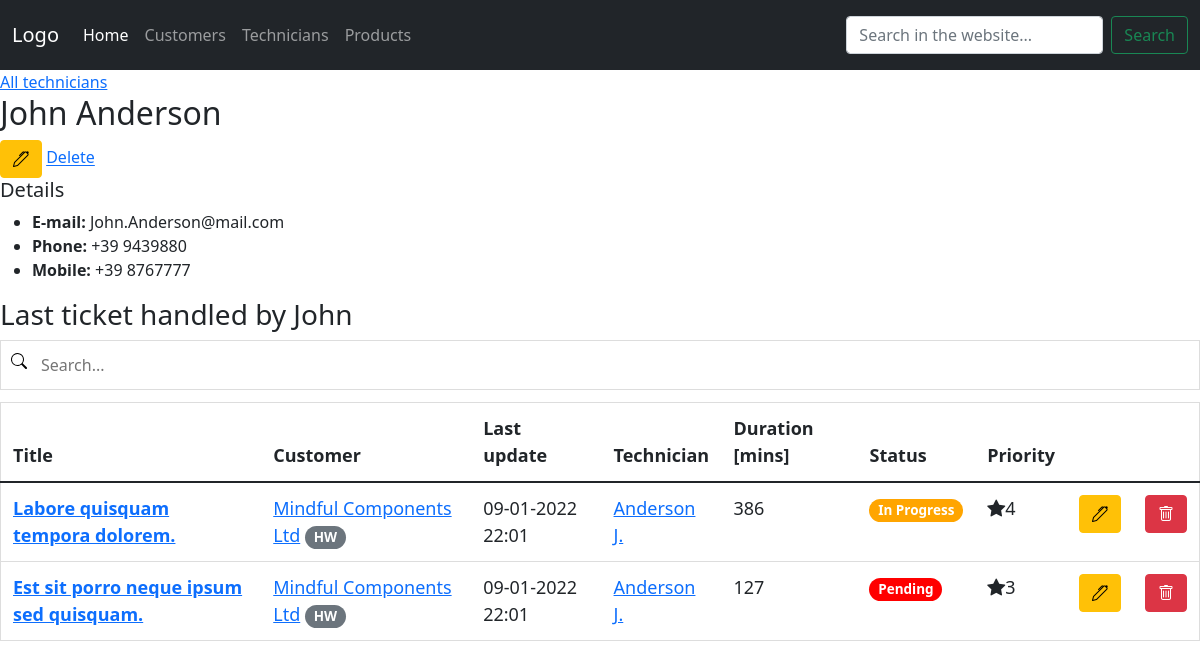
The app's page /technician/284 with its own data.
### hotline/models.py (models this page shows)
class technician(models.Model):
    first_name = models.CharField(max_length=50)
    last_name = models.CharField(max_length=50)
    office_phone = models.CharField(max_length=15, null=True, blank=True)
    mobile_phone = models.CharField(max_length=15, null=True, blank=True)
    email = models.CharField(max_length=100, null=True, blank=True)
    department_id = ForeignKey('department', on_delete=models.PROTECT)
    def __str__(self):
        return self.last_name + ' ' + self.first_name[0] + '.'

class ticket(models.Model):
    PRIORITY_LEVELS = [
        ('1','low'),
        ('2','medium'),
        ('3','high'),
        ('4','urgent')
    ]
    customer_id = models.ForeignKey('customer', on_delete=models.PROTECT)
    technician_id = models.ForeignKey('technician', on_delete=models.PROTECT)
    products = models.ManyToManyField('product', blank=True)
    title = models.CharField(max_length=255, blank=True)
    updated_at = models.DateTimeField(auto_now=True)
    notes = models.TextField(blank=True)
    duration = models.IntegerField()
    status_id = models.ForeignKey('status', default='1', on_delete=models.PROTECT)
    priority = models.CharField(max_length=10, default='low', choices=PRIORITY_LEVELS, null=True, blank=True)
    created_at = models.DateTimeField(auto_now_add=True)
    order_number = models.IntegerField(null=True, blank=True)
    def __str__(self):
        return self.title.upper() + ' for ' + self.customer_id.name.upper() + ' by ' + self.technician_id.last_name.upper()

class customer(models.Model):
    name = models.CharField(max_length=255)
    reference = models.CharField(max_length=255)
    reference_phone = models.CharField(max_length=50, null=True, blank=True)
    reference_email = models.CharField(max_length=50, null=True, blank=True)
    address = models.CharField(max_length=255, null=True, blank=True)
    phone = models.CharField(max_length=255, null=True, blank=True)
    sw_contract = BooleanField(default=False)
    hw_contract = BooleanField(default=False)
    def __str__(self):
        return self.name

class status(models.Model):
    STATUS_COLORS = [     # Values from pill badges in Bootstrap
        ('red','red'),
        ('orange','orange'),
        ('green','green'),
        ('grey','grey')
    ]
    name = models.CharField(max_length=50, default='pending')
    color = models.CharField(max_length=50, default='red', choices=STATUS_COLORS)
    def __str__(self):
        return self.name

### hotline/views.py (the view)
# urls.py: path('technician/<str:pk>', views.technician_detail, name="technician_detail"),
def technician_detail(request, pk):
    my_technician = technician.objects.get(id=pk)
    tickets = all_tickets.filter(technician_id=pk).order_by('-updated_at')
    context = {
        'my_technician': my_technician,
        'tickets': tickets
    }
    return render(request, 'hotline/technician_detail.html', context)

### hotline/templates/hotline/technician_detail.html
{% extends 'hotline/home.html' %}
{% block content %}
<a href="{% url 'technician_list' %}">All technicians</a>
<h2>{{ my_technician.first_name }} {{ my_technician.last_name }}</h2>
<a href="{% url 'update_technician' my_technician.id %}"><span class="btn btn-warning"><i class="bi bi-pen"></i></span></a> <a href="#">Delete</a>
<h5>Details</h5>
<ul>
    <li><b>E-mail:</b> {{ my_technician.email }}</li>
    <li><b>Phone:</b> {{ my_technician.office_phone }}</li>
    <li><b>Mobile:</b> {{ my_technician.mobile_phone }}</li>
</ul>
<h3>Last ticket handled by {{ my_technician.first_name }}</h3>
{% include 'hotline/ticket_table.html' %}
{% endblock %}

### hotline/templates/hotline/ticket_table.html (shortened to what this page needs)
<div class="ticket-table table-responsive">
    <input type="text" id="SearchInput" onkeyup="filterTable()" placeholder="Search..." title="Type in a name">
    <table id="searchableTable" class="table table-hover">
        <thead class="thead dark">
            <tr>
                <th scope="col">Title</th>
                <th scope="col">Customer</th>
                <th scope="col">Last update</th>
                <th scope="col">Technician</th>
                <th scope="col">Duration [mins]</th>
                <th scope="col">Status</th>
                <th scope="col">Priority</th>
                <th scope="col">
                </th>
                <th scope="col">
                </th>
            </tr>
        </thead>
        <tbody>
            {% if tickets %}
            {% for ticket in tickets %}
            <tr>
                <td><a href="{% url 'ticket_detail' ticket.id %}"><b>{{ticket.title}}</b></a></td>
                <td><a href="{% url 'customer_detail' ticket.customer_id.id %}">{{ticket.customer_id}}</a>
                    {% if ticket.customer_id.hw_contract == True %}
                    <span class="badge rounded-pill bg-secondary" data-bs-toogle="tooltip" data-bs-placement="top"
                        title="HARDWARE maintenance contract for {{current_year}}">HW</span>
                    {% endif %}
                </td>
                <td>{{ticket.updated_at|date:"d-m-Y H:m"}}</td>
                <td><a href="{% url 'technician_detail' ticket.technician_id.id %}">
                        {{ticket.technician_id}}</a></td>
                <td>{{ticket.duration}}</td>
                <td><span class="badge rounded-pill"
                        style="background-color: {{ ticket.status_id.color }} !important;">{{ticket.status_id}}</span>
                </td>
                <td>
                    <span class="bi bi-star-fill">{{ ticket.priority }}</span>
                </td>
                <td><a href="{% url 'update_ticket' ticket.id %}"><span class="btn btn-warning"><i
                                class="bi bi-pen"></i></span></a></td>
                <td><span class="btn btn-danger" data-bs-toggle="modal" data-bs-target="#deleteModal"><i
                            class="bi bi-trash"></i></span></td>
            </tr>
            {% endfor %}
            {% else %}
            <tr style="color: grey;">No tickets</tr>
            {% endif %}
        </tbody>
    </table>
</div>

### static/css/style.css (style rules this page uses)
#SearchInput { background-image: url('../images/search.svg'); background-position: 10px 12px; background-repeat: no-repeat; width: 100%; font-size: 16px; padding: 12px 20px 12px 40px; border: 1px solid #ddd; margin-bottom: 12px; }
#searchableTable { border-collapse: collapse; width: 100%; border: 1px solid #ddd; font-size: 18px; }
#searchableTable th, #searchableTable td { text-align: left; padding: 12px; }
#searchableTable tr { border-bottom: 1px solid #ddd; }

### records on screen
technician: first_name "John", last_name "Anderson", email "John.Anderson@mail.com", office_phone "+39 9439880", mobile_phone "+39 8767777"
ticket: title "Labore quisquam tempora dolorem.", customer_id "Mindful Components Ltd", updated_at "09-01-2022 22:01", technician_id "Anderson J.", duration "386", status_id "In Progress", priority "4"
ticket: title "Est sit porro neque ipsum sed quisquam.", customer_id "Mindful Components Ltd", updated_at "09-01-2022 22:01", technician_id "Anderson J.", duration "127", status_id "Pending", priority "3"
